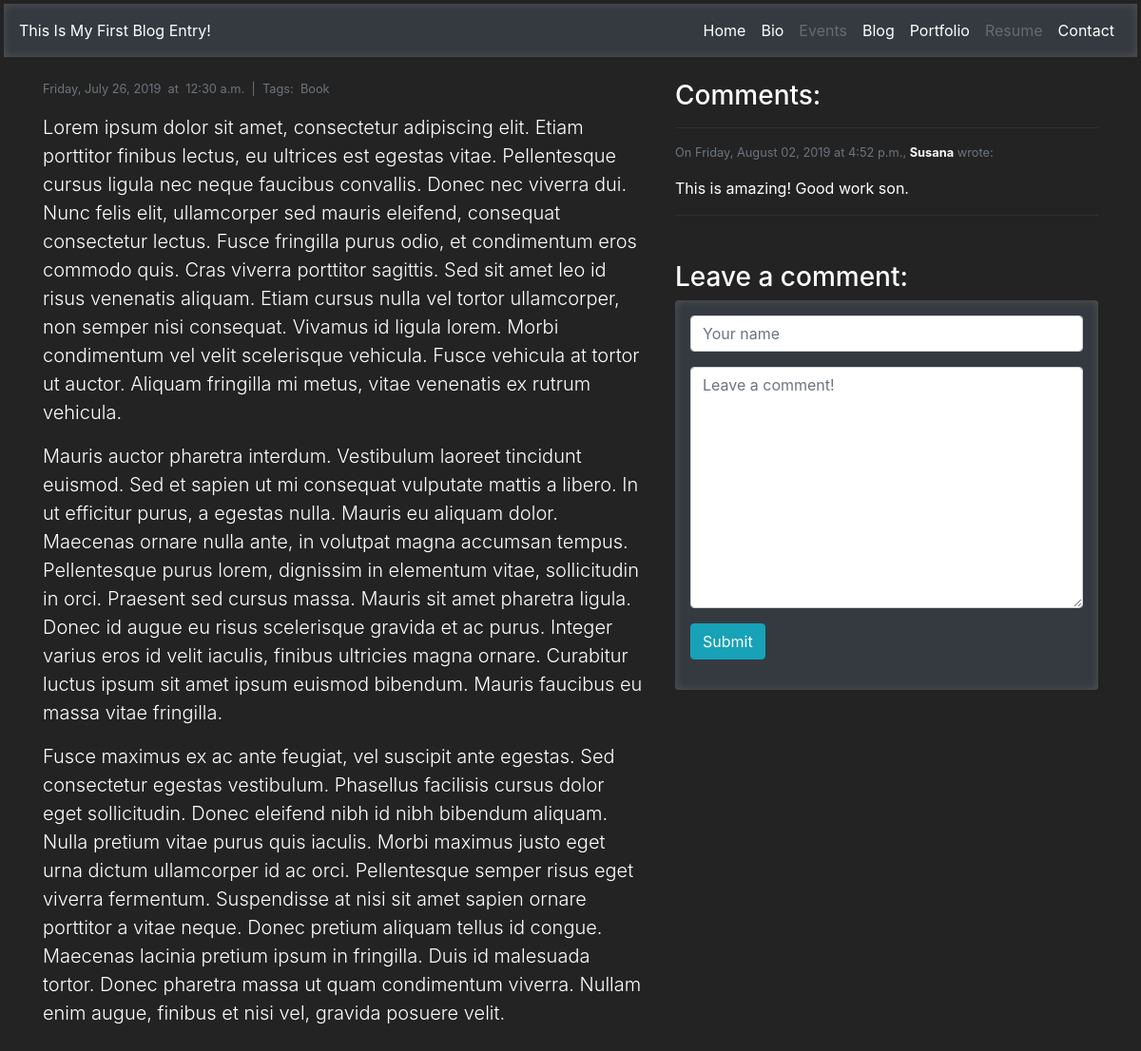
Page /blog/1/ on the committed database.
### blog/models.py (models this page shows, shortened)
class Post(models.Model):
    DISPLAY_CHOICES = [('Public', 'Public'), ('Private', 'Private')]
    created_on = models.DateTimeField(auto_now_add=True)
    last_modified = models.DateTimeField(auto_now=True)
    display = models.CharField(choices=DISPLAY_CHOICES, max_length=25)
    title = models.CharField(max_length=100)
    body = models.TextField()
    tags = models.ManyToManyField('Tag')
    class Meta:
        verbose_name = 'post'
        verbose_name_plural = 'posts'
        ordering = ['-created_on']

class Tag(models.Model):
    name = models.CharField(max_length=25)
    class Meta:
        verbose_name = 'tag'
        verbose_name_plural = 'tags'
        ordering = ['name']

class Comment(models.Model):
    created_on = models.DateTimeField(auto_now_add=True)
    author = models.CharField(max_length=25)
    body = models.TextField(max_length=2500)
    post = models.ForeignKey('Post', on_delete=models.CASCADE)
    class Meta:
        verbose_name = 'comment'
        verbose_name_plural = 'comments'
        ordering = ['post', '-created_on']

### blog/views.py (the view, shortened to what this page needs)
# urls.py: path('<int:pk>/', blog_detail, name='blog_detail'),
def blog_detail(request, pk):
    post = Post.objects.get(pk=pk)
    comments = Comment.objects.filter(post=post)
    form = CommentForm()
    context = {
        'post': post,
        'comments': comments,
        'form': form,
        'page_title': post.title
    }
    return render(request, 'blog_detail.html', context)

### blog/forms.py
class CommentForm(forms.Form):
    author = forms.CharField(
        max_length=30,
        widget=forms.TextInput(attrs={
            'class': 'form-control',
            'placeholder': 'Your name'
        }))
    body = forms.CharField(
        max_length=5000,
        widget=forms.Textarea(attrs={
            'class': 'form-control',
            'placeholder': 'Leave a comment!',
            }))

### blog/templates/blog_detail.html (shortened to what this page needs)
{% extends "base.html" %}
{% block page_content %}
{% load tz %}
<div class="row mt-4 mb-3">
    <div class="col-lg-7 col-xl-7">
        <ul class="list-inline text-secondary small">
            {{ post.created_on.date | date:"l, F d, Y" }} &nbsp;at&nbsp; {{ post.created_on.time }} &nbsp;|&nbsp; Tags:&nbsp;
            {% for tags in post.tags.all %}
            <li class="list-inline-item">{{ tags.name }}</li>
            {% endfor %}
        </ul>
        <div class="lead">
            <p>{{ post.body | safe | linebreaks }}</p>
        </div>
    </div>
    <div class="col-lg-5 col-xl-5">
        <h3 class="mt-3 mt-lg-0">Comments:</h3>
        {% for comment in comments %}
        <hr>
        <p class="text-secondary small">On {{ comment.created_on.date | date:"l, F d, Y" }} at {{ comment.created_on.time }},
            <span class="font-weight-bold text-light">{{ comment.author }}</span> wrote:
        </p>
        <p class="mt-3">{{ comment.body }}</p>
        {% endfor %}
        <hr>
        <h3 class="mt-5">Leave a comment:</h3>
        <div class="p-3 rounded bg-dark" style="box-shadow: 0px 0px 10px 0px #555555 inset;">
            <form action="/blog/{{ post.pk }}/" method="POST">
                <div class="form-group">
                    {{ form.author }}
                </div>
                <div class="form-group">
                    {{ form.body }}
                </div>
                <button type="submit" class="btn btn-info">Submit</button>
            </form>
        </div>
    </div>
</div>
{% endblock page_content %}

### markmiloslavicjr/templates/base.html (shortened to what this page needs)
<html lang="en">
<head>
    <link rel="stylesheet" href="https://stackpath.bootstrapcdn.com/bootstrap/4.3.1/css/bootstrap.min.css">
</head>
<body>
<nav class="navbar navbar-expand-sm navbar-dark m-1 bg-dark">
    <div class="navbar-brand text-truncate"><span class="small">{{ page_title | title }}</span></div>
    <div class="collapse navbar-collapse" id="navbarSupportedContent">
        <ul class="navbar-nav ml-auto text-right">
            <li class="nav-item"><a class="nav-link active" href="{% url 'homepage' %}">Home</a></li>
            <li class="nav-item"><a class="nav-link active" href="{% url 'about' %}">Bio</a></li>
            <li class="nav-item"><a class="nav-link disabled" href="">Events</a></li>
            <li class="nav-item"><a class="nav-link active" href="{% url 'blog_index' %}">Blog</a></li>
            <li class="nav-item"><a class="nav-link active" href="{% url 'portfolio_index' %}">Portfolio</a></li>
            <li class="nav-item"><a class="nav-link disabled" href="">Resume</a></li>
            <li class="nav-item"><a class="nav-link active" href="{% url 'contact' %}">Contact</a></li>
        </ul>
    </div>
</nav>
<div class="container">
    {% block page_content %}
    {% endblock page_content %}
</div>
</body>
</html>

### markmiloslavicjr/templates/base.html (style rules this page uses)
html, body { height: 100%; overflow-x: hidden; background-color: #232323; color: white; }
nav.navbar { box-shadow: 0px 0px 10px 0px #555555 inset; }

### blog/templates/blog_detail.html (style rules this page uses)
hr { background-color: #343434; }

### rows in the picture
Post: title "This Is My First Blog Entry!", created_on "Friday, July 26, 2019", created_on.time "12:30 a.m.", body "Lorem ipsum dolor sit amet, consectetur adipiscing elit. Etiam porttitor finibus lectus, eu ultrices est egestas vitae. Pellentesque cursus ligula nec neque faucibus convallis. Donec nec viverra dui. Nunc felis elit, ullamcorper sed mauris eleifend, consequat consectetur lectus. Fusce fringilla purus odio, et condimentum eros commodo quis. Cras viverra porttitor sagittis. Sed sit amet leo id risus venenatis aliquam. Etiam cursus nulla vel tortor ullamcorper, non semper nisi consequat. Vivamus id ligula lorem. Morbi condimentum vel velit scelerisque vehicula. Fusce vehicula at tortor ut auctor. Aliquam fringilla mi metus, vitae venenatis ex rutrum vehicula. Mauris auctor pharetra interdum.…"
Tag: name "Book"
Comment: created_on "Friday, August 02, 2019", created_on.time "4:52 p.m.", author "Susana", body "This is amazing! Good work son."
